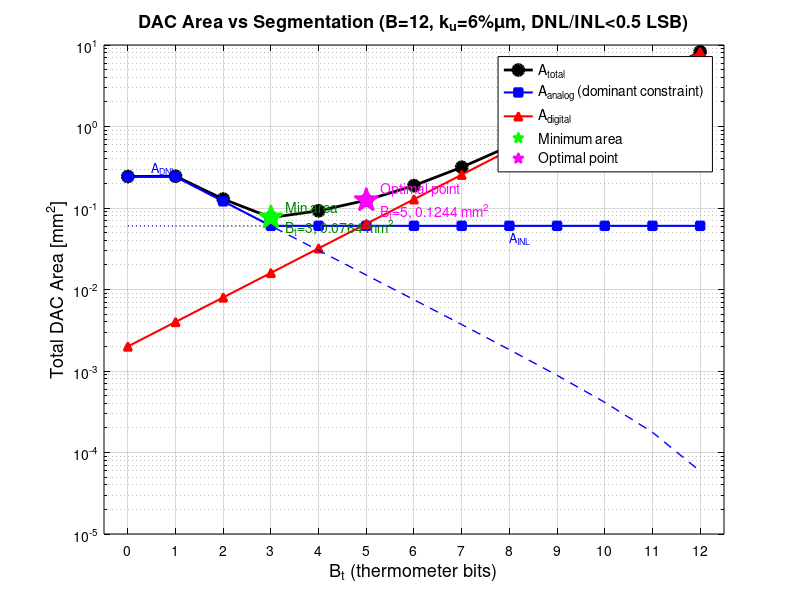

Here is the MATLAB script that generated this plot:
%% Homework 2 - Problem 3: DAC Area Optimization
% ET4369 Nyquist Rate Data Converters
clear; close all; clc;

savedir = fileparts(mfilename('fullpath'));

% Force light color scheme
try
    s = settings;
    s.matlab.appearance.figure.GraphicsTheme.TemporaryValue = 'light';
catch
end
set(0, 'DefaultFigureColor', 'w');
set(0, 'DefaultAxesColor', 'w');
set(0, 'DefaultAxesXColor', 'k');
set(0, 'DefaultAxesYColor', 'k');
set(0, 'DefaultTextColor', 'k');

%% Given parameters
B = 12;             % Total resolution [bits]
DNLspec = 0.5;      % Worst case DNL spec [LSB]
INLspec = 0.5;      % Worst case INL spec [LSB]
ku = 6e-2;          % Matching parameter [um] (6% um)
Adecode_unit = 2000; % Decode area per thermometer element [um^2]

%% Sweep across integer Bt values
Bt_range = 0:B;
Aunit_dnl = zeros(size(Bt_range));
Aunit_inl = zeros(size(Bt_range));
Aunit = zeros(size(Bt_range));
A_analog = zeros(size(Bt_range));
A_digital = zeros(size(Bt_range));
A_total = zeros(size(Bt_range));

% INL constraint (independent of Bt):
%   sigma_INL_max = 0.5 * sqrt(2^B) * sigma_u <= INLspec
%   sigma_u <= INLspec / (0.5 * sqrt(2^B))
sigma_u_inl = INLspec / (0.5 * sqrt(2^B));
Aunit_inl_fixed = (ku / sigma_u_inl)^2;

fprintf('INL constraint: sigma_u <= %.6f, Aunit_INL = %.4f um^2\n\n', ...
    sigma_u_inl, Aunit_inl_fixed);

fprintf('%-4s %-4s %-12s %-12s %-12s %-14s %-14s %-14s\n', ...
    'Bt', 'Bb', 'Aunit_DNL', 'Aunit_INL', 'Aunit', 'A_analog', 'A_digital', 'A_total');
fprintf('%s\n', repmat('-', 1, 90));

for idx = 1:length(Bt_range)
    Bt = Bt_range(idx);
    Bb = B - Bt;

    % DNL constraint:
    %   sigma_DNL_max = sqrt(n_dnl) * sigma_u <= DNLspec
    % where n_dnl = number of unit elements involved in worst-case transition
    if Bt == 0
        % Pure binary: worst carry at MSB transition
        % MSB = 2^(B-1) units ON, lower bits = 2^(B-1)-1 units OFF
        n_dnl = 2^B - 1;
    else
        % Segmented: major carry between binary and thermometer
        % Therm element = 2^Bb units ON, binary full scale = 2^Bb - 1 OFF
        n_dnl = 2^(Bb+1) - 1;
    end

    sigma_u_dnl = DNLspec / sqrt(n_dnl);
    Aunit_dnl(idx) = (ku / sigma_u_dnl)^2;
    Aunit_inl(idx) = Aunit_inl_fixed;

    % Take the tighter constraint (larger Aunit)
    Aunit(idx) = max(Aunit_dnl(idx), Aunit_inl(idx));

    % Compute areas
    A_analog(idx) = 2^B * Aunit(idx);          % [um^2]
    A_digital(idx) = 2^Bt * Adecode_unit;       % [um^2]
    A_total(idx) = A_analog(idx) + A_digital(idx);

    % Determine which constraint is active
    if Aunit_dnl(idx) > Aunit_inl(idx)
        active = 'DNL';
    elseif Aunit_dnl(idx) < Aunit_inl(idx)
        active = 'INL';
    else
        active = 'BOTH';
    end

    fprintf('%-4d %-4d %-12.4f %-12.4f %-12.4f %-14.1f %-14.1f %-14.1f  [%s]\n', ...
        Bt, Bb, Aunit_dnl(idx), Aunit_inl(idx), Aunit(idx), ...
        A_analog(idx), A_digital(idx), A_total(idx), active);
end

%% Find minimum area design
[min_area, min_idx] = min(A_total);
Bt_min = Bt_range(min_idx);
Bb_min = B - Bt_min;
Aunit_min = Aunit(min_idx);

fprintf('\n=== MINIMUM AREA DESIGN (Part a-i) ===\n');
fprintf('Bt = %d, Bb = %d\n', Bt_min, Bb_min);
fprintf('Aunit = %.4f um^2\n', Aunit_min);
fprintf('A_analog = %.1f um^2 = %.6f mm^2\n', A_analog(min_idx), A_analog(min_idx)/1e6);
fprintf('A_digital = %.1f um^2 = %.6f mm^2\n', A_digital(min_idx), A_digital(min_idx)/1e6);
fprintf('A_total = %.1f um^2 = %.6f mm^2\n', min_area, min_area/1e6);

%% Find optimal point (analog area = digital area)
% For Bt >= 3 (INL dominates), analog area is fixed at 2^B * Aunit_INL
% Digital area = 2^Bt * 2000
% Set equal: 2^Bt * 2000 = 2^B * Aunit_INL
% 2^Bt = 2^B * Aunit_INL / 2000
Bt_exact = log2(2^B * Aunit_inl_fixed / Adecode_unit);
fprintf('\n=== OPTIMAL POINT (Part a-ii) ===\n');
fprintf('Exact Bt for analog = digital: %.3f\n', Bt_exact);

% Check nearest integers
Bt_opt_candidates = [floor(Bt_exact), ceil(Bt_exact)];
fprintf('Nearest integer candidates: Bt = %d and Bt = %d\n', ...
    Bt_opt_candidates(1), Bt_opt_candidates(2));

for Bt_opt = Bt_opt_candidates
    idx_opt = Bt_opt + 1; % 0-indexed to 1-indexed
    ratio = A_analog(idx_opt) / A_digital(idx_opt);
    fprintf('  Bt = %d: A_analog = %.0f, A_digital = %.0f, ratio = %.3f, A_total = %.0f um^2 = %.4f mm^2\n', ...
        Bt_opt, A_analog(idx_opt), A_digital(idx_opt), ratio, A_total(idx_opt), A_total(idx_opt)/1e6);
end

% Select the one closest to ratio = 1
ratios = zeros(size(Bt_opt_candidates));
for i = 1:length(Bt_opt_candidates)
    idx_opt = Bt_opt_candidates(i) + 1;
    ratios(i) = abs(log(A_analog(idx_opt) / A_digital(idx_opt)));
end
[~, best] = min(ratios);
Bt_optimal = Bt_opt_candidates(best);
idx_optimal = Bt_optimal + 1;
fprintf('\nOptimal point: Bt = %d (closest to analog = digital)\n', Bt_optimal);
fprintf('A_total = %.1f um^2 = %.4f mm^2\n', A_total(idx_optimal), A_total(idx_optimal)/1e6);

%% Part (b): Create plot similar to Fig. 9
fig1 = figure('Position', [100 100 900 600], 'Color', 'w');

% Compute DNL-only analog area and INL-only analog area for all Bt
A_analog_dnl = 2^B * Aunit_dnl;
A_analog_inl = 2^B * Aunit_inl;

% Plot on semilogy
semilogy(Bt_range, A_total/1e6, 'k-o', 'LineWidth', 2, 'MarkerSize', 8, 'MarkerFaceColor', 'k');
hold on; grid on;
semilogy(Bt_range, A_analog/1e6, 'b-s', 'LineWidth', 1.5, 'MarkerSize', 6, 'MarkerFaceColor', 'b');
semilogy(Bt_range, A_digital/1e6, 'r-^', 'LineWidth', 1.5, 'MarkerSize', 6, 'MarkerFaceColor', 'r');
semilogy(Bt_range, A_analog_dnl/1e6, 'b--', 'LineWidth', 1, 'HandleVisibility', 'off');
semilogy(Bt_range, A_analog_inl/1e6, 'b:', 'LineWidth', 1, 'HandleVisibility', 'off');

% Mark minimum area point
semilogy(Bt_min, min_area/1e6, 'gp', 'MarkerSize', 18, 'MarkerFaceColor', 'g', 'LineWidth', 1.5);
text(Bt_min + 0.3, min_area/1e6, sprintf('Min area\nB_t=%d, %.4f mm^2', Bt_min, min_area/1e6), ...
    'FontSize', 10, 'Color', [0 0.5 0]);

% Mark optimal point
semilogy(Bt_optimal, A_total(idx_optimal)/1e6, 'mp', 'MarkerSize', 18, 'MarkerFaceColor', 'm', 'LineWidth', 1.5);
text(Bt_optimal + 0.3, A_total(idx_optimal)/1e6, ...
    sprintf('Optimal point\nB_t=%d, %.4f mm^2', Bt_optimal, A_total(idx_optimal)/1e6), ...
    'FontSize', 10, 'Color', 'm');

% Labels for DNL/INL constraint lines
text(0.5, A_analog_dnl(1)/1e6 * 1.3, 'A_{DNL}', 'FontSize', 9, 'Color', 'b');
text(8, Aunit_inl_fixed * 2^B / 1e6 * 0.7, 'A_{INL}', 'FontSize', 9, 'Color', 'b');

xlabel('B_t (thermometer bits)', 'FontSize', 13);
ylabel('Total DAC Area [mm^2]', 'FontSize', 13);
title(sprintf('DAC Area vs Segmentation (B=%d, k_u=%.0f%%\\mum, DNL/INL<%.1f LSB)', ...
    B, ku*100, DNLspec), 'FontSize', 13);
xlim([-0.5 12.5]);
set(gca, 'XTick', 0:12);
set(gca, 'Color', 'w', 'XColor', 'k', 'YColor', 'k');

lgd = legend({'A_{total}', 'A_{analog} (dominant constraint)', 'A_{digital}', ...
    'Minimum area', 'Optimal point'}, 'Location', 'northeast', 'FontSize', 10);
set(lgd, 'Color', 'w', 'EdgeColor', 'k', 'TextColor', 'k');

exportgraphics(fig1, fullfile(savedir, 'p3b_area_vs_segmentation.png'), ...
    'BackgroundColor', 'white', 'Resolution', 150);
fprintf('\nSaved p3b_area_vs_segmentation.png\n');
